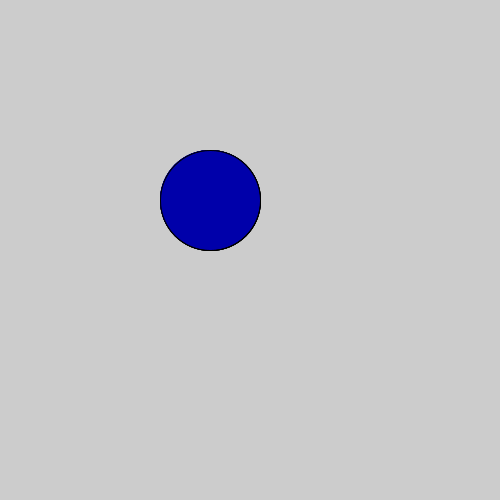
Frame 1 (no input)
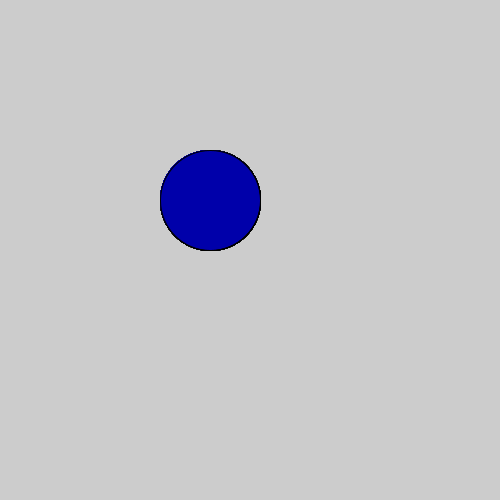
Frame 60 (the mouse pressed at the canvas centre just before this capture)
Frame 120 (the mouse held since frame 60 and released just before this capture): identical to frame 60, image omitted

The Processing sketch that drew these frames (run headless with seeded random() and noise(); from frame 60 on, the mouse is pressed at the canvas centre):

// Processing sketch: amazingrings
// ── amazingrings.pde
void setup(){
size(500,500);
}
void draw(){
for(int i=1;i<6;i++){
ellipse(210,200,100,100);
fill(0,0,170);

}
}
